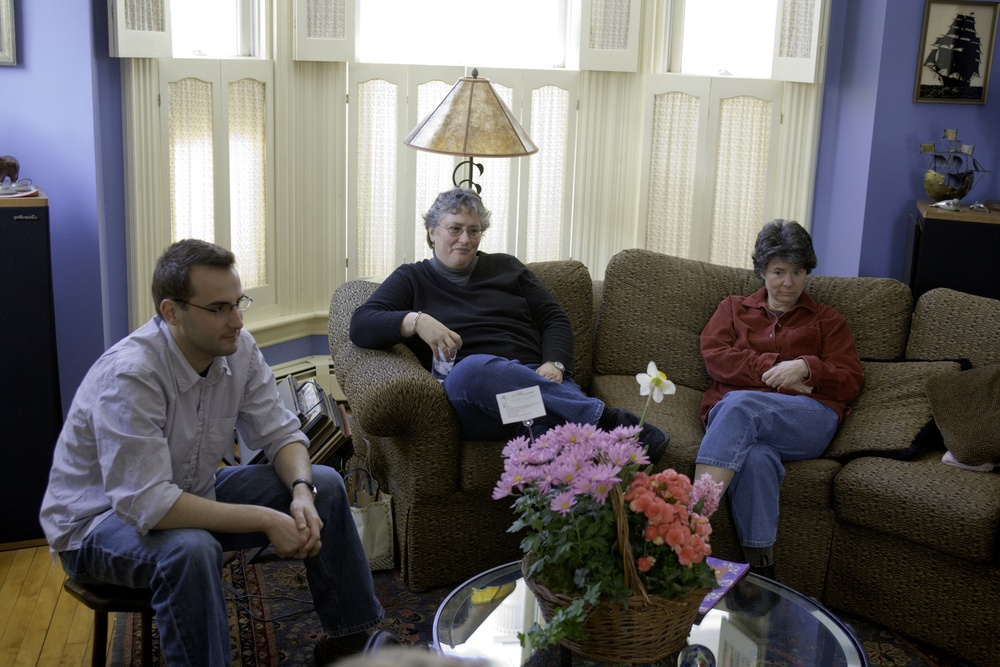
#> input picture images/originals/image01.jpg, 1000 x 667 px, shrunk from 1920 x 1280 before the run, found by its file name; its folder holds only this picture in this run
$ python analyze_images.py
#> lines starting #> are read from the running program, lines starting #| are printed output that depends on the picture
import os
import csv
from PIL import Image
import numpy as np
import colorsys

# Paths
input_folder = "C:/Users/Luis/Desktop/VIM_prototype/images/originals"
output_csv = "C:/Users/Luis/Desktop/VIM_prototype/metrics_normalized.csv"

# Prepare CSV
with open(output_csv, mode="w", newline="") as csvfile:
    writer = csv.writer(csvfile)
    writer.writerow([
        "Filename",
        "Luminance_mean", "Luminance_std",
        "Contrast_mean", "Contrast_std",
        "Saturation_mean", "Saturation_std"
    ])

    # Loop through images
    for filename in os.listdir(input_folder):
        if not filename.lower().endswith((".jpg", ".jpeg", ".png", ".bmp", ".tif", ".tiff")):
            continue
        filepath = os.path.join(input_folder, filename)

        # Load image
        img = Image.open(filepath).convert("RGB")
#> img is the input picture: PIL image 1000x667 RGB; mean R, G, B 103.7, 100.8, 100
        arr = np.array(img, dtype=float) / 255.0  # normalize RGB to 0-1

        # --- Luminance ---
        lum = 0.2126*arr[:,:,0] + 0.7152*arr[:,:,1] + 0.0722*arr[:,:,2]
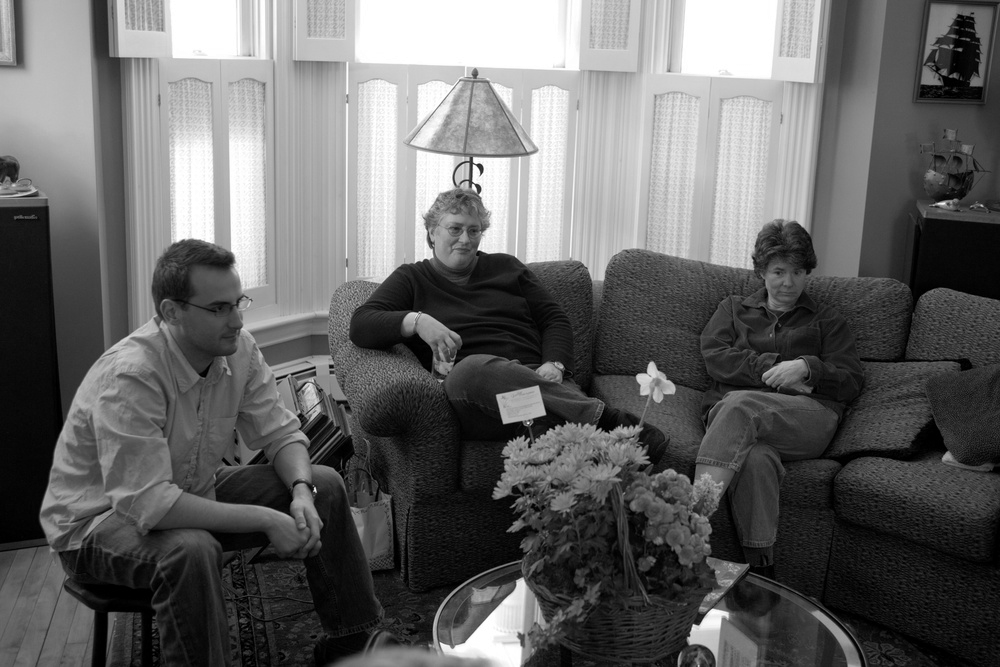
#> lum: shape (667, 1000) float64; min 0, max 1, mean 0.398
        mean_lum = lum.mean()        # normalized 0-1
#> mean_lum = 0.398
        std_lum = lum.std()          # normalized 0-1
#> std_lum = 0.302

        # --- RMS Contrast (std of luminance) ---
        contrast_mean = lum.mean()   # same as luminance mean
#> contrast_mean = 0.398
        contrast_std = lum.std()     # same as luminance std (RMS contrast)
#> contrast_std = 0.302

        # --- Saturation ---
        h, l, s = np.vectorize(colorsys.rgb_to_hls)(arr[:,:,0], arr[:,:,1], arr[:,:,2])
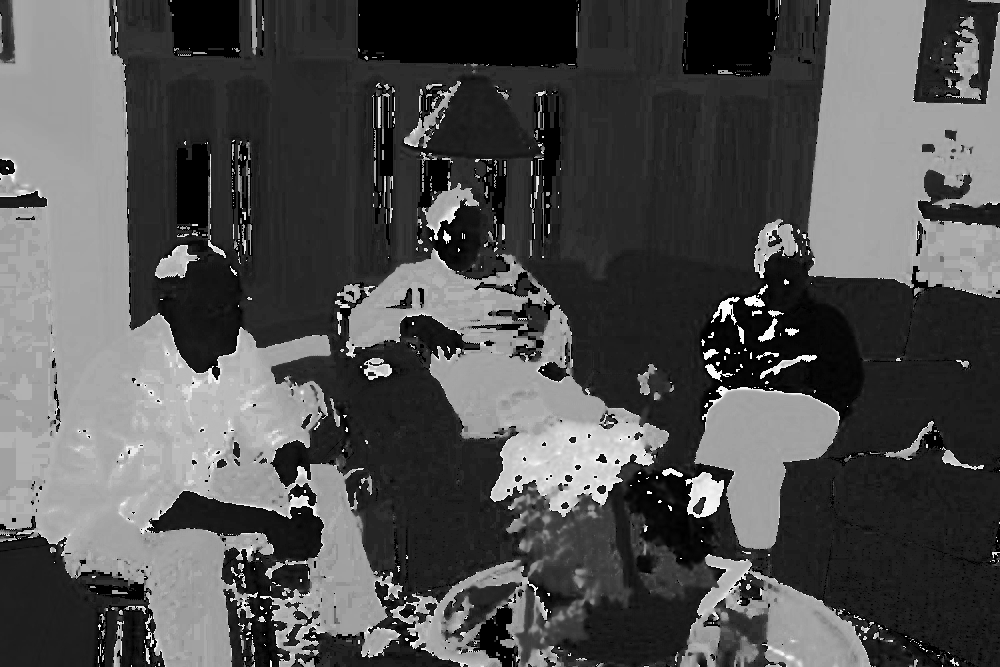
#> h: shape (667, 1000) float64; min 0, max 0.998, mean 0.318
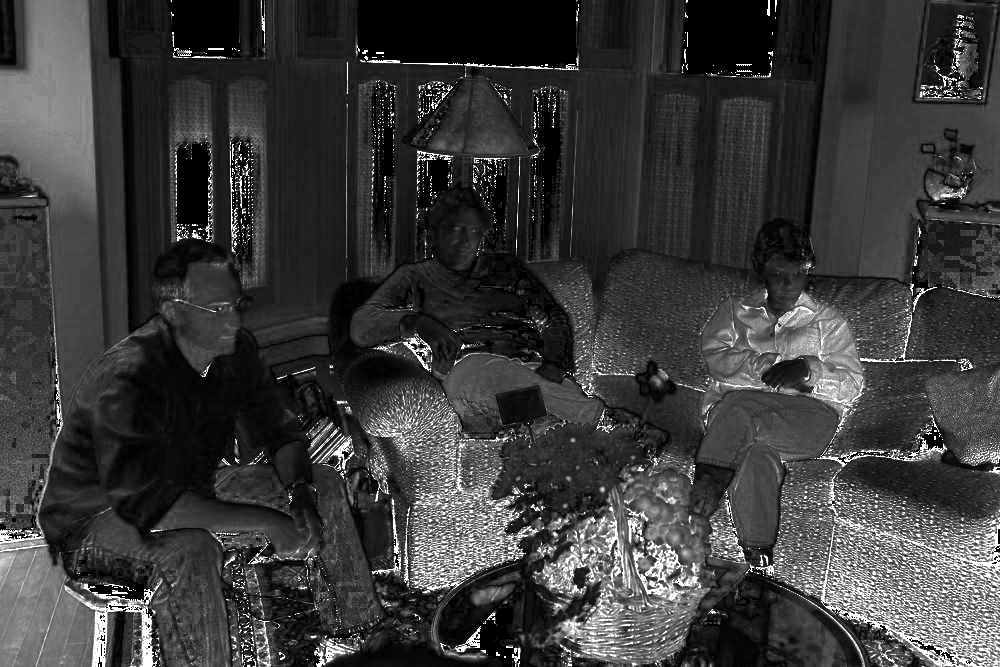
#> s: shape (667, 1000) float64; min 0, max 1, mean 0.233
        mean_saturation = s.mean()
#> mean_saturation = 0.233
        std_saturation = s.std()
#> std_saturation = 0.209

        # Save row
        writer.writerow([
            filename,
            round(mean_lum, 4), round(std_lum, 4),
            round(contrast_mean, 4), round(contrast_std, 4),
            round(mean_saturation, 4), round(std_saturation, 4)
        ])

        print(f"{filename} => Luminance: {mean_lum:.3f}±{std_lum:.3f}, "
              f"Contrast: {contrast_mean:.3f}±{contrast_std:.3f}, "
              f"Saturation: {mean_saturation:.3f}±{std_saturation:.3f}")
#| image01.jpg => Luminance: 0.398±0.302, Contrast: 0.398±0.302, Saturation: 0.233±0.209

print(f"Analysis complete. Results saved to {output_csv}")

$ run again, on images/originals/image05.jpg
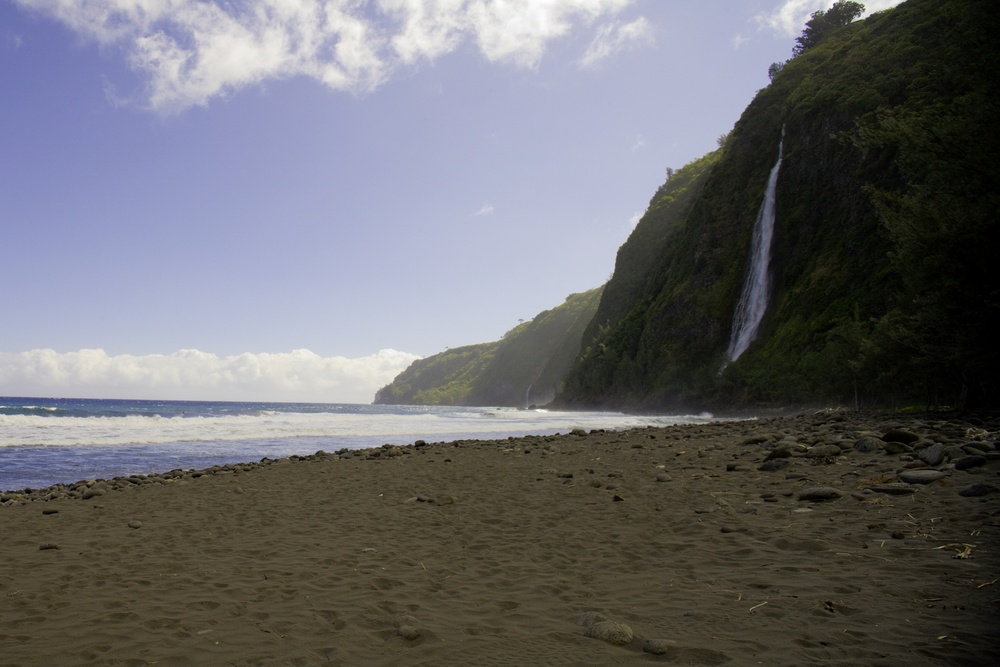
#> input picture images/originals/image05.jpg, 1000 x 667 px, shrunk from 1920 x 1280 before the run, found by its file name
#> img is the input picture: PIL image 1000x667 RGB; mean R, G, B 105.8, 105.7, 109.4
#> `lum = 0.2126*arr[:,:,0] + 0.7152*arr[:,:,1] + 0.0722*arr[:,:,2]`:
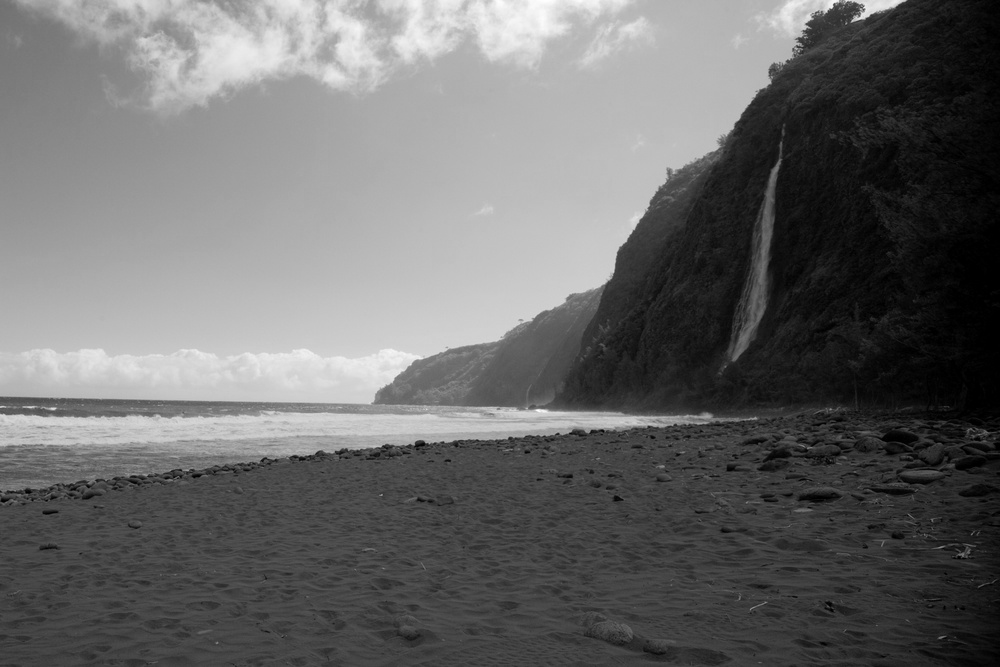
#> lum: shape (667, 1000) float64; min 0, max 0.999, mean 0.416
#> mean_lum = 0.416
#> std_lum = 0.272
#> contrast_mean = 0.416
#> contrast_std = 0.272
#> `h, l, s = np.vectorize(colorsys.rgb_to_hls)(arr[:,:,0], arr[:,:,1], ar..`:
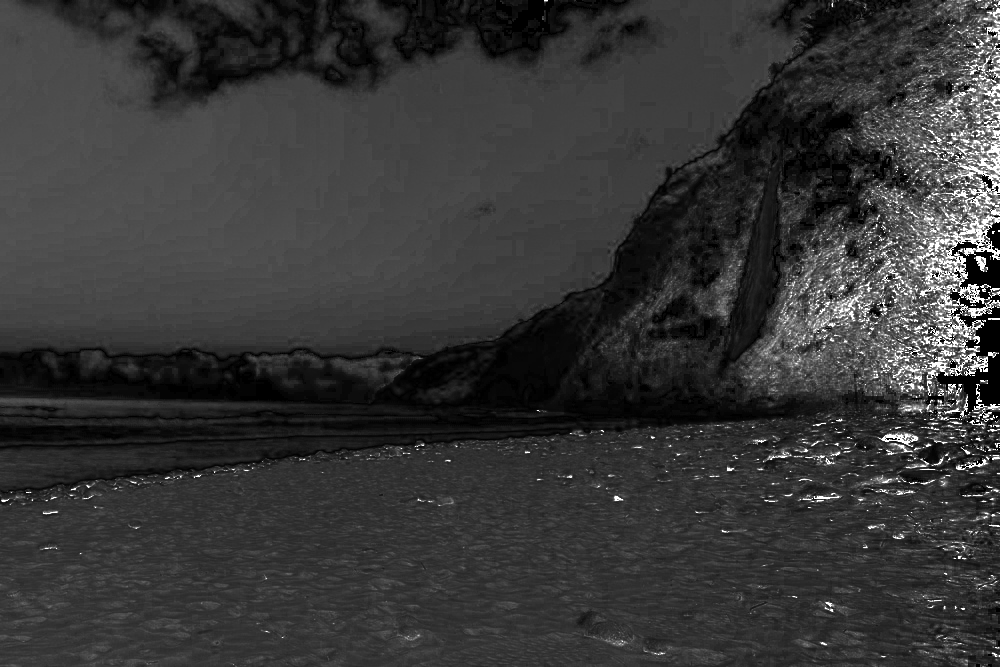
#> s: shape (667, 1000) float64; min 0, max 1, mean 0.217
#> mean_saturation = 0.217
#> std_saturation = 0.139
#| image05.jpg => Luminance: 0.416±0.272, Contrast: 0.416±0.272, Saturation: 0.217±0.139

$ run again, on images/originals/image06.jpg
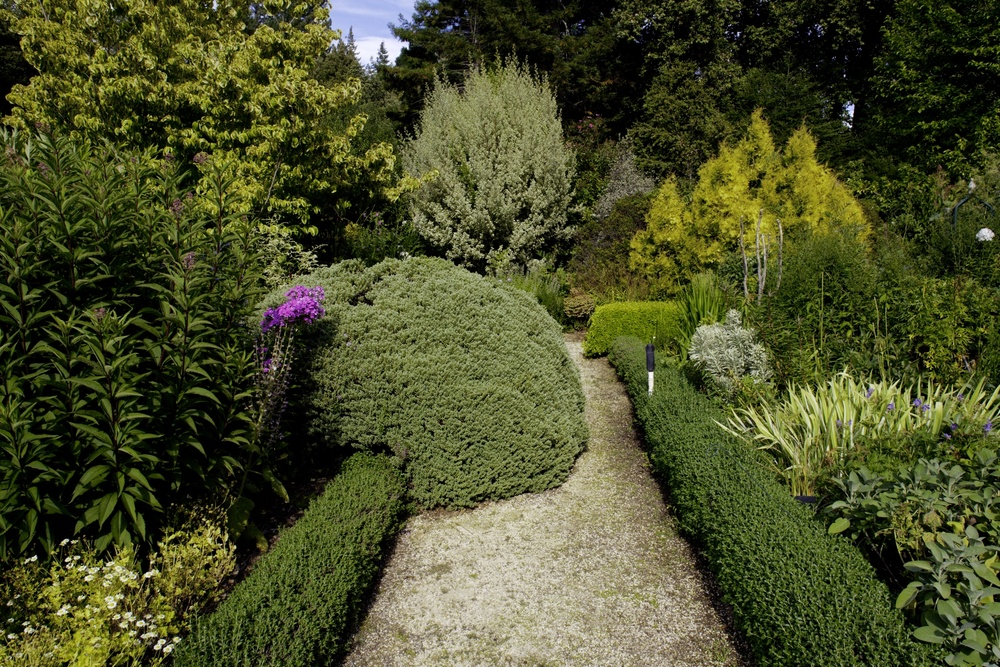
#> input picture images/originals/image06.jpg, 1000 x 667 px, shrunk from 1920 x 1280 before the run, found by its file name
#> img is the input picture: PIL image 1000x667 RGB; mean R, G, B 74.3, 78.4, 41.8
#> `lum = 0.2126*arr[:,:,0] + 0.7152*arr[:,:,1] + 0.0722*arr[:,:,2]`:
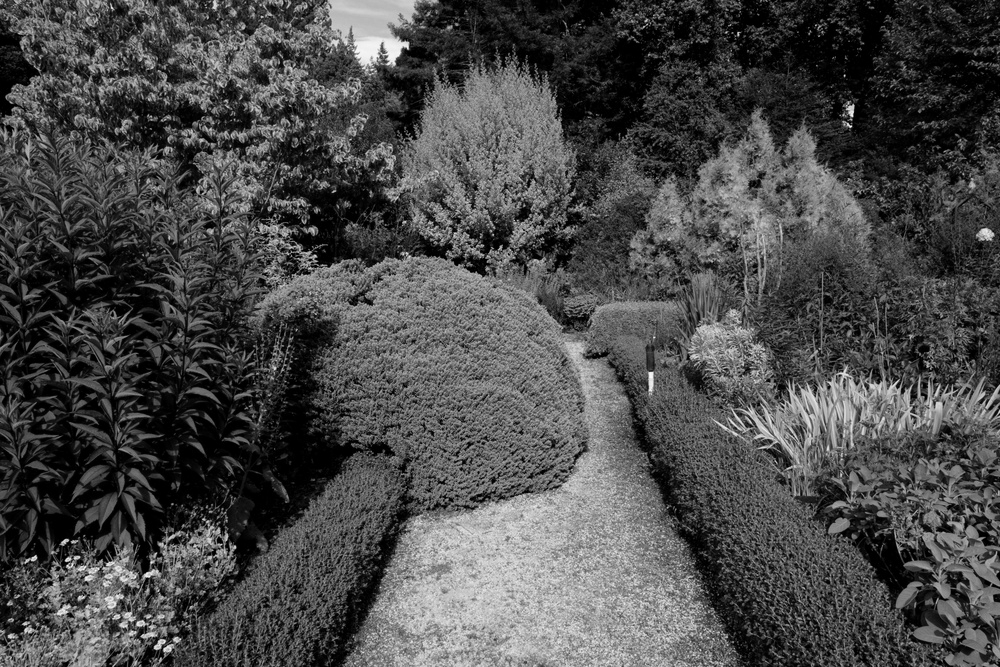
#> lum: shape (667, 1000) float64; min 0, max 0.989, mean 0.294
#> mean_lum = 0.294
#> std_lum = 0.212
#> contrast_mean = 0.294
#> contrast_std = 0.212
#> `h, l, s = np.vectorize(colorsys.rgb_to_hls)(arr[:,:,0], arr[:,:,1], ar..`:
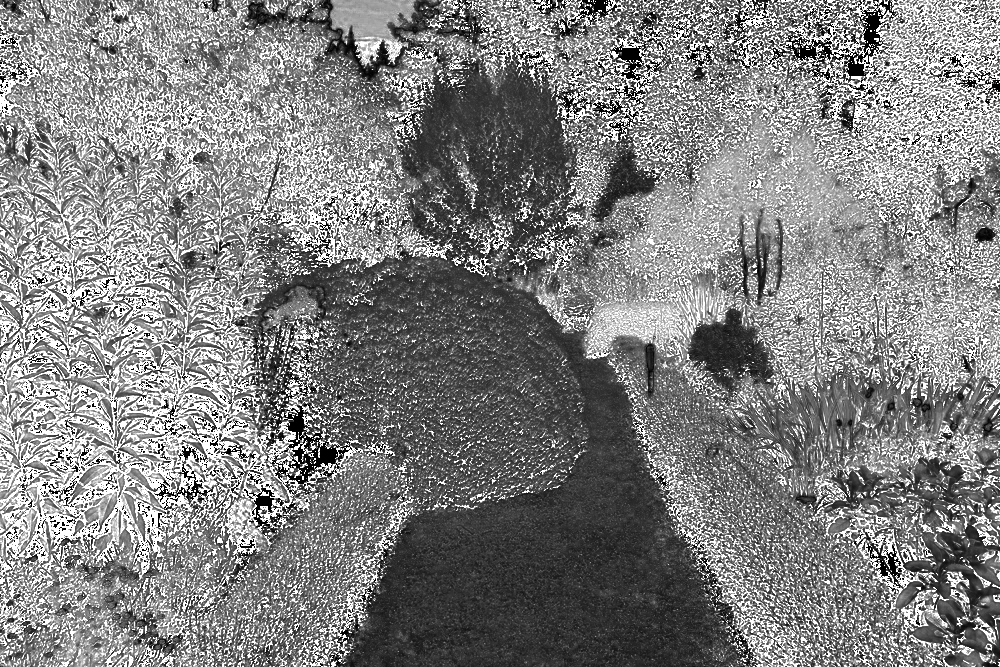
#> s: shape (667, 1000) float64; min 0, max 1, mean 0.51
#> mean_saturation = 0.51
#> std_saturation = 0.3
#| image06.jpg => Luminance: 0.294±0.212, Contrast: 0.294±0.212, Saturation: 0.510±0.300

$ run again, on images/originals/image07.jpg
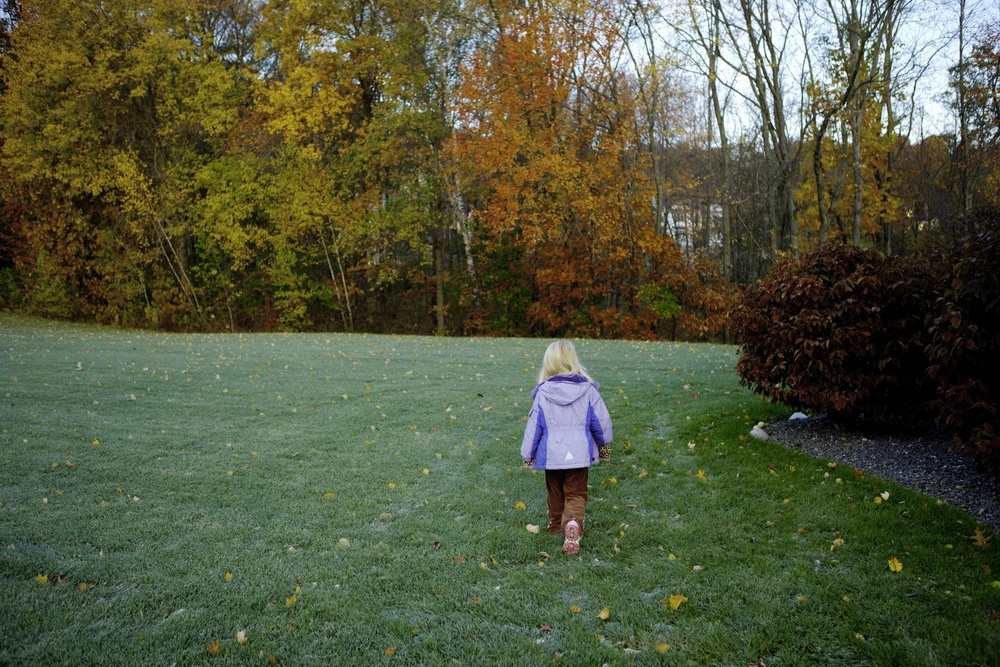
#> input picture images/originals/image07.jpg, 1000 x 667 px, shrunk from 1920 x 1280 before the run, found by its file name
#> img is the input picture: PIL image 1000x667 RGB; mean R, G, B 82, 87.4, 60.9
#> `lum = 0.2126*arr[:,:,0] + 0.7152*arr[:,:,1] + 0.0722*arr[:,:,2]`:
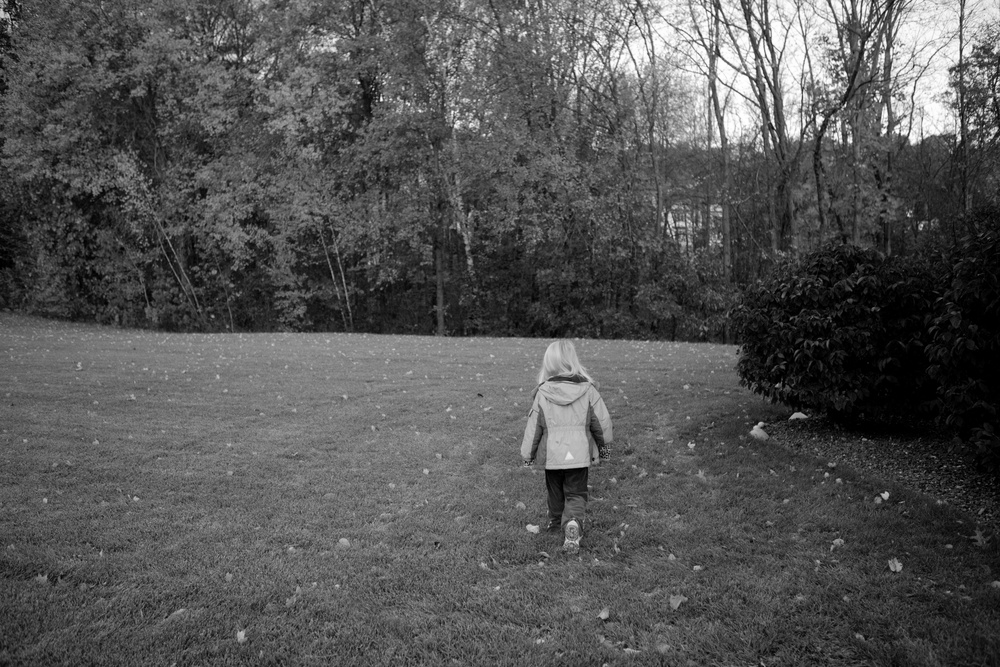
#> lum: shape (667, 1000) float64; min 0, max 1, mean 0.331
#> mean_lum = 0.331
#> std_lum = 0.187
#> contrast_mean = 0.331
#> contrast_std = 0.187
#> `h, l, s = np.vectorize(colorsys.rgb_to_hls)(arr[:,:,0], arr[:,:,1], ar..`:
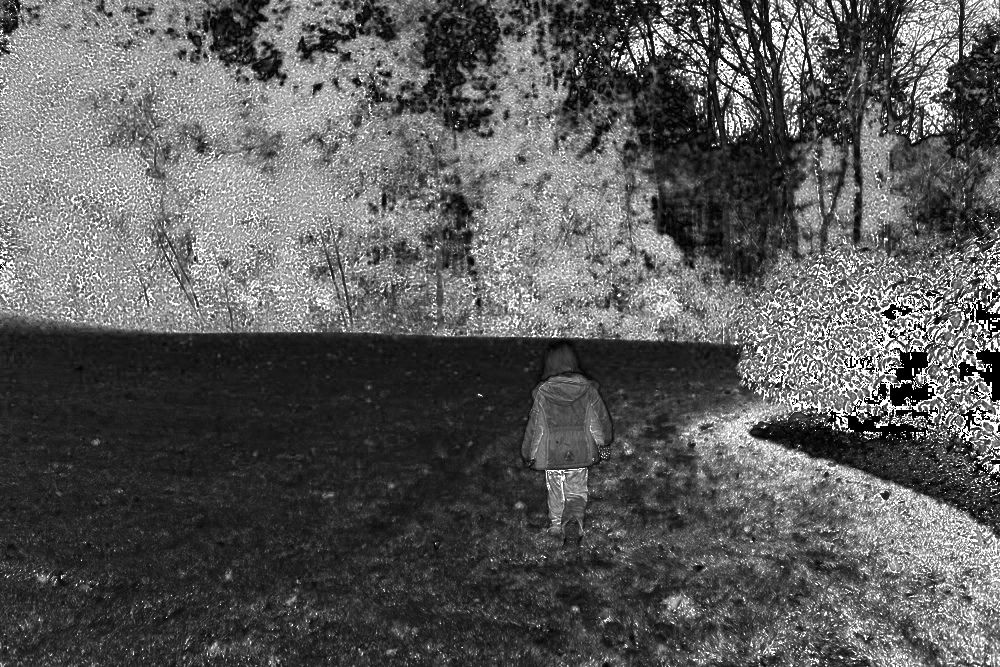
#> s: shape (667, 1000) float64; min 0, max 1, mean 0.359
#> mean_saturation = 0.359
#> std_saturation = 0.255
#| image07.jpg => Luminance: 0.331±0.187, Contrast: 0.331±0.187, Saturation: 0.359±0.255
